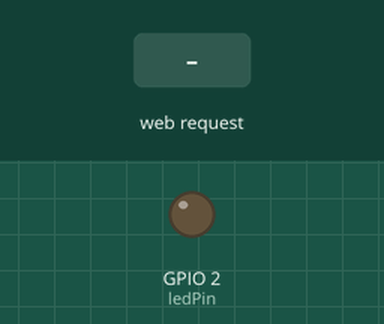
Simulated run of this sketch. Board: ESP32. Parts: output pins drawn as LEDs (lit = HIGH). The test bench sets the inputs (shaded band). WiFi joins after 1.5 s; servers stay silent unless stated; what the sketch prints to the serial monitor is not drawn.

Above: at 2.7 s.
2.8 s: HTTP request GET /set?duty=1 received
At 4.0 s:
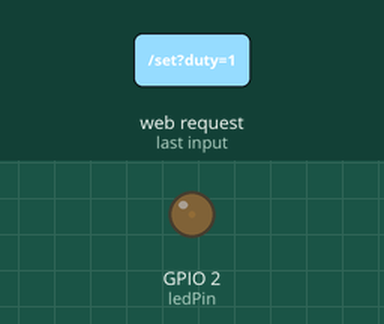
4.3 s: HTTP request GET /set?duty=120 received
At 5.2 s:
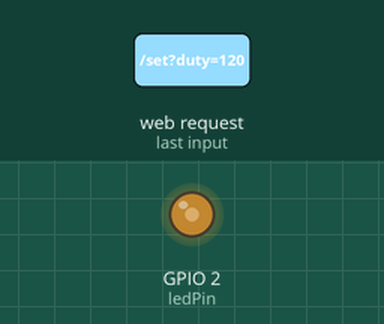
Timing chart, 0 to 7.3 s (numbered marks = the images above; inputs shaded):
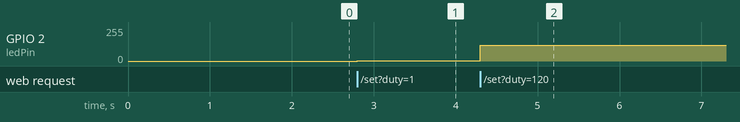

Measured:
- after the input at 2.8 s, GPIO 2 (ledPin): 0/255 → 1/255 at once
- after the input at 4.3 s, GPIO 2 (ledPin): 1/255 → 120/255 at once

The sketch:

ex07.ino
```cpp
#include <WiFi.h>
#include <WebServer.h>

// Wi-Fi 配置（请修改为你的实际网络）
const char* ssid = "70u";
const char* password = "12345678";

// LED 引脚（ESP32 板载 LED 通常为 GPIO2）
const int ledPin = 2;

// PWM 参数
const int freq = 5000;
const int resolution = 8;   // 0～255

WebServer server(80);

// 网页内容（已加入 UTF-8 声明，解决中文乱码）
const char index_html[] PROGMEM = R"rawliteral(
<!DOCTYPE html>
<html>
<head>
    <meta charset="UTF-8">
    <meta name="viewport" content="width=device-width, initial-scale=1">
    <title>ESP32 无极调光器</title>
    <style>
        body { font-family: Arial; text-align: center; margin-top: 50px; }
        input { width: 80%; margin: 20px; }
        p { font-size: 1.5em; }
    </style>
</head>
<body>
    <h1>ESP32 LED 调光器</h1>
    <p>亮度值: <span id="brightness">0</span></p>
    <input type="range" min="0" max="255" value="0" id="slider">
    <script>
        var slider = document.getElementById("slider");
        var span = document.getElementById("brightness");
        slider.oninput = function() {
            var value = this.value;
            span.innerHTML = value;
            fetch("/set?duty=" + value)
                .then(response => response.text())
                .then(data => console.log(data));
        }
    </script>
</body>
</html>
)rawliteral";

void setup() {
  Serial.begin(115200);

  // 初始化 PWM
  ledcAttach(ledPin, freq, resolution);
  ledcWrite(ledPin, 0);

  // 连接 Wi-Fi
  WiFi.begin(ssid, password);
  Serial.print("Connecting to WiFi");
  while (WiFi.status() != WL_CONNECTED) {
    delay(500);
    Serial.print(".");
  }
  Serial.println("\nWiFi connected");
  Serial.print("IP address: ");
  Serial.println(WiFi.localIP());

  // 配置 Web 路由
  server.on("/", []() {
    server.send(200, "text/html", index_html);
  });
  server.on("/set", []() {
    if (server.hasArg("duty")) {
      int duty = server.arg("duty").toInt();
      duty = constrain(duty, 0, 255);
      ledcWrite(ledPin, duty);
      server.send(200, "text/plain", "OK");
      Serial.print("Set brightness: ");
      Serial.println(duty);
    } else {
      server.send(400, "text/plain", "Missing duty");
    }
  });

  server.begin();
  Serial.println("HTTP server started");
}

void loop() {
  server.handleClient();
}
```
